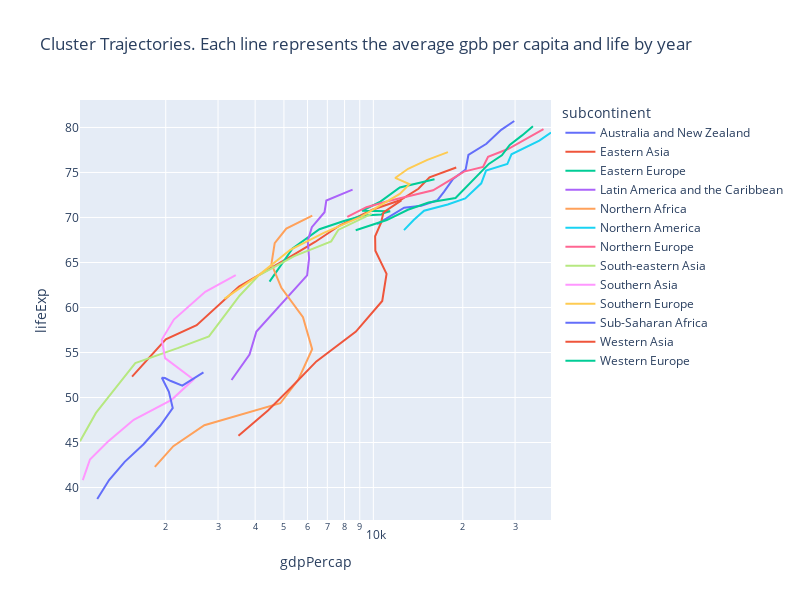

Notebook code for this chart:
### Markdown cell above
But within each continent there is significant variability. I am showing bewlow the trajectories of subcontinents.

### Code cell
subcontinent_centroids = df[['year', 'subcontinent', 'lifeExp',
                         'gdpPercap']].groupby(['subcontinent', 'year']).mean().reset_index()

fig = px.line(subcontinent_centroids, x="gdpPercap", y="lifeExp", color="subcontinent",  log_x=True, 
             title="Cluster Trajectories. Each line represents the average gpb per capita and life by year",
             width=800, height=600)

fig.update_traces(textposition="bottom right")

fig.show()

### Figure 1 — Plotly figure (JSON) as saved in the notebook; plotly's stock layout.template omitted (floating-point values rounded to 4 significant figures)
{"data": [{"hovertemplate": "subcontinent=Australia and New Zealand<br>gdpPercap=%{x}<br>lifeExp=%{y}<extra></extra>", "legendgroup": "Australia and New Zealand", "line": {"color": "#636efa", "dash": "solid"}, "marker": {"symbol": "circle"}, "mode": "lines", "name": "Australia and New Zealand", "orientation": "v", "showlegend": true, "textposition": "bottom right", "type": "scatter", "x": [10300.0, 11600.0, 12700.0, 14500.0, 16420.0, 17280.0, 18550.0, 20450.0, 20890.0, 24020.0, 26940.0, 29810.0], "xaxis": "x", "y": [69.25, 70.3, 71.09, 71.31, 71.91, 72.85, 74.29, 75.32, 76.94, 78.19, 79.74, 80.72], "yaxis": "y"}, {"hovertemplate": "subcontinent=Eastern Asia<br>gdpPercap=%{x}<br>lifeExp=%{y}<extra></extra>", "legendgroup": "Eastern Asia", "line": {"color": "#EF553B", "dash": "solid"}, "marker": {"symbol": "circle"}, "mode": "lines", "name": "Eastern Asia", "orientation": "v", "showlegend": true, "textposition": "bottom right", "type": "scatter", "x": [1541.0, 2000.0, 2542.0, 3529.0, 5141.0, 6364.0, 7723.0, 9975.0, 12300.0, 14180.0, 15460.0, 19010.0], "xaxis": "x", "y": [52.32, 56.46, 58.04, 62.32, 65.47, 67.28, 69.14, 70.89, 71.91, 73.2, 74.46, 75.56], "yaxis": "y"}, {"hovertemplate": "subcontinent=Eastern Europe<br>gdpPercap=%{x}<br>lifeExp=%{y}<extra></extra>", "legendgroup": "Eastern Europe", "line": {"color": "#00cc96", "dash": "solid"}, "marker": {"symbol": "circle"}, "mode": "lines", "name": "Eastern Europe", "orientation": "v", "showlegend": true, "textposition": "bottom right", "type": "scatter", "x": [4472.0, 5346.0, 6583.0, 7957.0, 9261.0, 10650.0, 10930.0, 11390.0, 9162.0, 10560.0, 12280.0, 16070.0], "xaxis": "x", "y": [62.87, 66.56, 68.69, 69.61, 70.23, 70.34, 70.53, 70.68, 70.75, 71.76, 73.34, 74.26], "yaxis": "y"}, {"hovertemplate": "subcontinent=Latin America and the Caribbean<br>gdpPercap=%{x}<br>lifeExp=%{y}<extra></extra>", "legendgroup": "Latin America and the Caribbean", "line": {"color": "#ab63fa", "dash": "solid"}, "marker": {"symbol": "circle"}, "mode": "lines", "name": "Latin America and the Caribbean", "orientation": "v", "showlegend": true, "textposition": "bottom right", "type": "scatter", "x": [3331.0, 3829.0, 4039.0, 4613.0, 5283.0, 5984.0, 6077.0, 6014.0, 6208.0, 6848.0, 6946.0, 8513.0], "xaxis": "x", "y": [51.95, 54.76, 57.32, 59.45, 61.55, 63.57, 65.45, 67.41, 68.92, 70.58, 71.89, 73.1], "yaxis": "y"}, {"hovertemplate": "subcontinent=Northern Africa<br>gdpPercap=%{x}<br>lifeExp=%{y}<extra></extra>", "legendgroup": "Northern Africa", "line": {"color": "#FFA15A", "dash": "solid"}, "marker": {"symbol": "circle"}, "mode": "lines", "name": "Northern Africa", "orientation": "v", "showlegend": true, "textposition": "bottom right", "type": "scatter", "x": [1838.0, 2121.0, 2698.0, 4861.0, 5594.0, 6224.0, 5795.0, 4902.0, 4539.0, 4655.0, 5092.0, 6230.0], "xaxis": "x", "y": [42.3, 44.59, 46.91, 49.36, 52.0, 55.36, 58.93, 62.19, 64.85, 67.16, 68.76, 70.21], "yaxis": "y"}, {"hovertemplate": "subcontinent=Northern America<br>gdpPercap=%{x}<br>lifeExp=%{y}<extra></extra>", "legendgroup": "Northern America", "line": {"color": "#19d3f3", "dash": "solid"}, "marker": {"symbol": "circle"}, "mode": "lines", "name": "Northern America", "orientation": "v", "showlegend": true, "textposition": "bottom right", "type": "scatter", "x": [12680.0, 13670.0, 14820.0, 17800.0, 20390.0, 23080.0, 23950.0, 28260.0, 29170.0, 32360.0, 36210.0, 39640.0], "xaxis": "x", "y": [68.59, 69.72, 70.75, 71.44, 72.11, 73.79, 75.21, 75.94, 77.02, 77.71, 78.54, 79.45], "yaxis": "y"}, {"hovertemplate": "subcontinent=Northern Europe<br>gdpPercap=%{x}<br>lifeExp=%{y}<extra></extra>", "legendgroup": "Northern Europe", "line": {"color": "#FF6692", "dash": "solid"}, "marker": {"symbol": "circle"}, "mode": "lines", "name": "Northern Europe", "orientation": "v", "showlegend": true, "textposition": "bottom right", "type": "scatter", "x": [8171.0, 9477.0, 11170.0, 13370.0, 15890.0, 18060.0, 20190.0, 23410.0, 24330.0, 28390.0, 32730.0, 37390.0], "xaxis": "x", "y": [70.06, 71.15, 71.81, 72.46, 73.02, 74.13, 75.1, 75.62, 76.74, 77.61, 78.77, 79.83], "yaxis": "y"}, {"hovertemplate": "subcontinent=South-eastern Asia<br>gdpPercap=%{x}<br>lifeExp=%{y}<extra></extra>", "legendgroup": "South-eastern Asia", "line": {"color": "#B6E880", "dash": "solid"}, "marker": {"symbol": "circle"}, "mode": "lines", "name": "South-eastern Asia", "orientation": "v", "showlegend": true, "textposition": "bottom right", "type": "scatter", "x": [1029.0, 1164.0, 1359.0, 1580.0, 2194.0, 2796.0, 3545.0, 4115.0, 5418.0, 7212.0, 7617.0, 9860.0], "xaxis": "x", "y": [45.13, 48.29, 51.09, 53.82, 55.48, 56.79, 61.3, 63.56, 65.71, 67.34, 68.62, 70.4], "yaxis": "y"}, {"hovertemplate": "subcontinent=Southern Asia<br>gdpPercap=%{x}<br>lifeExp=%{y}<extra></extra>", "legendgroup": "Southern Asia", "line": {"color": "#FF97FF", "dash": "solid"}, "marker": {"symbol": "circle"}, "mode": "lines", "name": "Southern Asia", "orientation": "v", "showlegend": true, "textposition": "bottom right", "type": "scatter", "x": [1051.0, 1111.0, 1274.0, 1560.0, 2092.0, 2481.0, 1990.0, 1940.0, 2130.0, 2436.0, 2717.0, 3442.0], "xaxis": "x", "y": [40.82, 43.12, 45.06, 47.52, 49.74, 52.0, 54.37, 56.43, 58.66, 60.38, 61.75, 63.6], "yaxis": "y"}, {"hovertemplate": "subcontinent=Southern Europe<br>gdpPercap=%{x}<br>lifeExp=%{y}<extra></extra>", "legendgroup": "Southern Europe", "line": {"color": "#FECB52", "dash": "solid"}, "marker": {"symbol": "circle"}, "mode": "lines", "name": "Southern Europe", "orientation": "v", "showlegend": true, "textposition": "bottom right", "type": "scatter", "x": [3150.0, 4166.0, 5252.0, 6809.0, 9068.0, 10810.0, 12270.0, 13230.0, 11840.0, 13090.0, 15200.0, 17830.0], "xaxis": "x", "y": [60.95, 63.73, 66.41, 68.29, 70.08, 71.57, 72.62, 73.7, 74.39, 75.41, 76.4, 77.26], "yaxis": "y"}, {"hovertemplate": "subcontinent=Sub-Saharan Africa<br>gdpPercap=%{x}<br>lifeExp=%{y}<extra></extra>", "legendgroup": "Sub-Saharan Africa", "line": {"color": "#636efa", "dash": "solid"}, "marker": {"symbol": "circle"}, "mode": "lines", "name": "Sub-Saharan Africa", "orientation": "v", "showlegend": true, "textposition": "bottom right", "type": "scatter", "x": [1176.0, 1289.0, 1455.0, 1684.0, 1915.0, 2111.0, 2049.0, 1941.0, 1987.0, 2082.0, 2274.0, 2679.0], "xaxis": "x", "y": [38.72, 40.83, 42.85, 44.81, 46.86, 48.83, 50.64, 52.19, 52.17, 51.83, 51.31, 52.8], "yaxis": "y"}, {"hovertemplate": "subcontinent=Western Asia<br>gdpPercap=%{x}<br>lifeExp=%{y}<extra></extra>", "legendgroup": "Western Asia", "line": {"color": "#EF553B", "dash": "solid"}, "marker": {"symbol": "circle"}, "mode": "lines", "name": "Western Asia", "orientation": "v", "showlegend": true, "textposition": "bottom right", "type": "scatter", "x": [3515.0, 4418.0, 5305.0, 6429.0, 8737.0, 10710.0, 11080.0, 10160.0, 10140.0, 10620.0, 10820.0, 12430.0], "xaxis": "x", "y": [45.76, 48.57, 51.16, 54.01, 57.32, 60.73, 63.74, 66.3, 67.91, 69.41, 70.57, 71.9], "yaxis": "y"}, {"hovertemplate": "subcontinent=Western Europe<br>gdpPercap=%{x}<br>lifeExp=%{y}<extra></extra>", "legendgroup": "Western Europe", "line": {"color": "#00cc96", "dash": "solid"}, "marker": {"symbol": "circle"}, "mode": "lines", "name": "Western Europe", "orientation": "v", "showlegend": true, "textposition": "bottom right", "type": "scatter", "x": [8722.0, 11100.0, 13070.0, 15340.0, 18910.0, 20980.0, 22450.0, 24480.0, 27080.0, 28790.0, 31680.0, 34460.0], "xaxis": "x", "y": [68.58, 69.72, 70.86, 71.67, 72.16, 73.66, 74.68, 75.95, 76.91, 78.07, 79.12, 80.13], "yaxis": "y"}], "layout": {"height": 600, "legend": {"title": {"text": "subcontinent"}, "tracegroupgap": 0}, "title": {"text": "Cluster Trajectories. Each line represents the average gpb per capita and life by year"}, "width": 800, "xaxis": {"anchor": "y", "domain": [0, 1], "title": {"text": "gdpPercap"}, "type": "log"}, "yaxis": {"anchor": "x", "domain": [0, 1], "title": {"text": "lifeExp"}}}}
